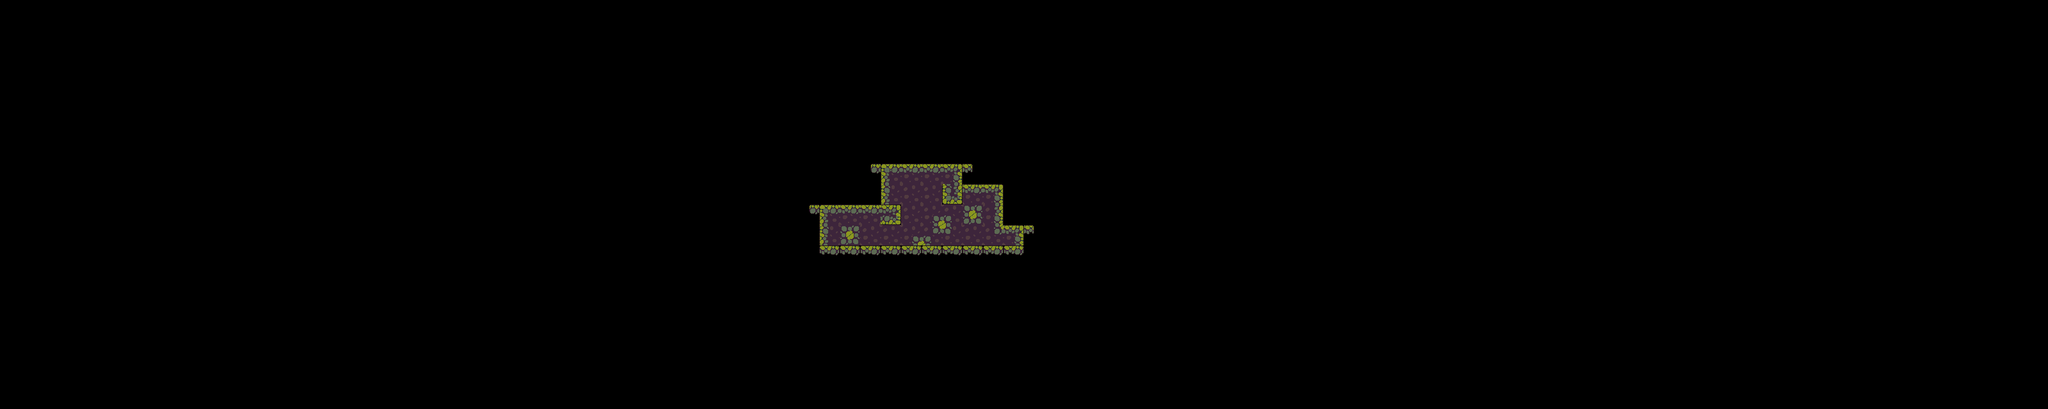

The image is a tile-based game level rendered from a .tmx file. Its description and source (layers, tilesets, objects; grid data summarised) follow:
An orthogonal 100x20 tile map with 32x32 px tiles, 2 tile layers (Background, Player) and 5 objects.

<map version="1.10" tiledversion="1.10.2" orientation="orthogonal" renderorder="right-down" width="100" height="20" tilewidth="32" tileheight="32" infinite="0" nextlayerid="5" nextobjectid="7">
 <editorsettings>
  <export target="swampy.lua" format="lua" />
 </editorsettings>
 <tileset firstgid="1" name="swampy" tilewidth="32" tileheight="32" tilecount="60" columns="10">
  <image source="Tileset.png" width="320" height="192" />
 </tileset>
 <layer id="3" name="Background" width="100" height="20">
  <data>[2000 cells, 0 non-empty, 0 distinct tile ids]</data>
 </layer>
 <layer id="1" name="Player" width="100" height="20">
  <data>[2000 cells, 43 non-empty, 18 distinct tile ids]</data>
 </layer>
 <objectgroup id="2" name="Ground">
  <object id="2" x="1280" y="320" width="288" height="64" />
  <object id="3" x="1376" y="256" width="128" height="64" />
  <object id="4" x="1504" y="288" width="64" height="32" />
  <object id="5" x="1568" y="352" width="32" height="32" />
 </objectgroup>
 <objectgroup id="4" name="Spawn">
  <object id="6" x="1440" y="192">
   <point />
  </object>
 </objectgroup>
</map>
